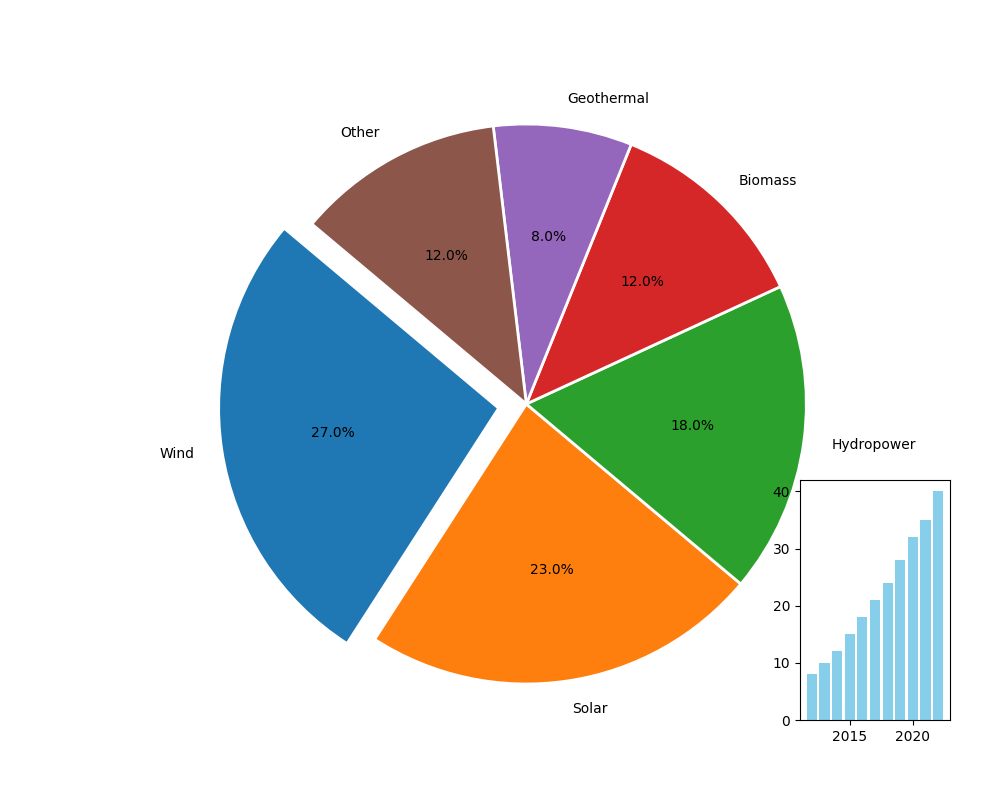

Source code (Python):
import matplotlib.pyplot as plt
import numpy as np

# Data representing the global energy mix percentages for various renewable energy sources in 2022
energy_sources = ['Wind', 'Solar', 'Hydropower', 'Biomass', 'Geothermal', 'Other']
percentages = [27, 23, 18, 12, 8, 12]

# Colors chosen to represent each renewable energy source
colors = ['#1f77b4', '#ff7f0e', '#2ca02c', '#d62728', '#9467bd', '#8c564b']

# Explode configuration to emphasize 'Wind' sector
explode = (0.1, 0, 0, 0, 0, 0)

# Create figure and axis
fig, ax = plt.subplots(figsize=(10, 8))

# Create the pie chart
ax.pie(
    percentages,
    labels=energy_sources,
    autopct='%1.1f%%',
    startangle=140,
    colors=colors,
    explode=explode,
    wedgeprops={'edgecolor': 'white', 'linewidth': 2}
)

# Ensure the pie chart is a circle
ax.axis('equal')

# Create an inset bar chart showing renewable energy growth over the past decade
years = np.arange(2012, 2023)
growth = [8, 10, 12, 15, 18, 21, 24, 28, 32, 35, 40]

# Create an inset axes at the specified position within the main chart
ax_inset = fig.add_axes([0.8, 0.1, 0.15, 0.3])
ax_inset.bar(years, growth, color='skyblue')

plt.show()
